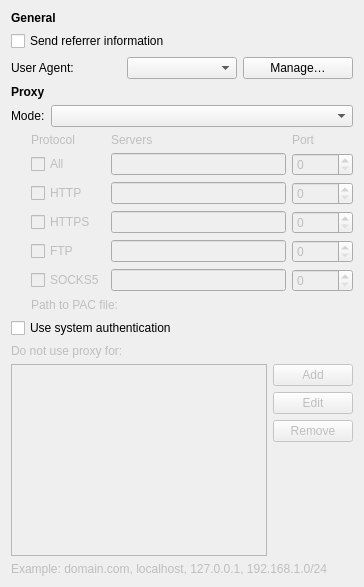
     <widget class="QWidget" name="networkPage">
      <layout class="QVBoxLayout" name="networkPageLayout" stretch="0,0,0,0,0,0,0,0,0">
       <item>
        <widget class="QLabel" name="advancedGeneralHeader">
         <property name="font">
          <font>
           <weight>75</weight>
           <bold>true</bold>
          </font>
         </property>
         <property name="text">
          <string>General</string>
         </property>
        </widget>
       </item>
       <item>
        <widget class="QCheckBox" name="sendReferrerCheckBox">
         <property name="text">
          <string>Send referrer information</string>
         </property>
        </widget>
       </item>
       <item>
        <layout class="QHBoxLayout" name="userAgentLayout">
         <item>
          <widget class="QLabel" name="userAgentLabel">
           <property name="text">
            <string>User Agent:</string>
           </property>
           <property name="buddy">
            <cstring>userAgentComboBox</cstring>
           </property>
          </widget>
         </item>
         <item>
          <widget class="QComboBox" name="userAgentComboBox"/>
         </item>
         <item>
          <widget class="QPushButton" name="userAgentButton">
           <property name="text">
            <string>Manage…</string>
           </property>
          </widget>
         </item>
        </layout>
       </item>
       <item>
        <widget class="QLabel" name="proxyHeader">
         <property name="font">
          <font>
           <weight>75</weight>
           <bold>true</bold>
          </font>
         </property>
         <property name="text">
          <string>Proxy</string>
         </property>
        </widget>
       </item>
       <item>
        <layout class="QFormLayout" name="proxyModeLayout">
         <item row="0" column="0">
          <widget class="QLabel" name="proxyModeLabel">
           <property name="text">
            <string>Mode:</string>
           </property>
           <property name="buddy">
            <cstring>proxyModeComboBox</cstring>
           </property>
          </widget>
         </item>
         <item row="0" column="1">
          <widget class="QComboBox" name="proxyModeComboBox">
           <property name="enabled">
            <bool>true</bool>
           </property>
          </widget>
         </item>
        </layout>
       </item>
       <item>
        <layout class="QHBoxLayout" name="proxyConfigurationLayout">
         <item>
          <spacer name="proxyConfigurationSpacer">
           <property name="orientation">
            <enum>Qt::Horizontal</enum>
           </property>
           <property name="sizeType">
            <enum>QSizePolicy::Fixed</enum>
           </property>
           <property name="sizeHint" stdset="0">
            <size>
             <width>20</width>
             <height>0</height>
            </size>
           </property>
          </spacer>
         </item>
         <item>
          <layout class="QVBoxLayout" name="proxyConfigurationModesLayout">
           <item>
            <widget class="QWidget" name="manualProxyConfigurationWidget" native="true">
             <property name="enabled">
              <bool>false</bool>
             </property>
             <layout class="QGridLayout" name="manualProxyConfigurationLayout">
              <property name="leftMargin">
               <number>0</number>
              </property>
              <property name="topMargin">
               <number>0</number>
              </property>
              <property name="rightMargin">
               <number>0</number>
              </property>
              <property name="bottomMargin">
               <number>0</number>
              </property>
              <item row="2" column="1">
               <widget class="QLineEdit" name="httpProxyServersLineEdit">
                <property name="enabled">
                 <bool>false</bool>
                </property>
               </widget>
              </item>
              <item row="2" column="2">
               <widget class="QSpinBox" name="httpProxyPortSpinBox">
                <property name="enabled">
                 <bool>false</bool>
                </property>
                <property name="maximum">
                 <number>65535</number>
                </property>
               </widget>
              </item>
              <item row="3" column="2">
               <widget class="QSpinBox" name="httpsProxyPortSpinBox">
                <property name="enabled">
                 <bool>false</bool>
                </property>
                <property name="maximum">
                 <number>65535</number>
                </property>
               </widget>
              </item>
              <item row="3" column="1">
               <widget class="QLineEdit" name="httpsProxyServersLineEdit">
                <property name="enabled">
                 <bool>false</bool>
                </property>
               </widget>
              </item>
              <item row="5" column="2">
               <widget class="QSpinBox" name="socksProxyPortSpinBox">
                <property name="enabled">
                 <bool>false</bool>
                </property>
                <property name="maximum">
                 <number>65535</number>
                </property>
               </widget>
              </item>
              <item row="4" column="2">
               <widget class="QSpinBox" name="ftpProxyPortSpinBox">
                <property name="enabled">
                 <bool>false</bool>
                </property>
                <property name="maximum">
                 <number>65535</number>
                </property>
               </widget>
              </item>
              <item row="0" column="2">
               <widget class="QLabel" name="proxyPortLabel">
                <property name="text">
                 <string>Port</string>
                </property>
               </widget>
              </item>
              <item row="0" column="0">
               <widget class="QLabel" name="proxyProtocolabel">
                <property name="text">
                 <string>Protocol</string>
                </property>
               </widget>
              </item>
              <item row="0" column="1">
               <widget class="QLabel" name="proxyServerLabel">
                <property name="text">
                 <string>Servers</string>
                </property>
               </widget>
              </item>
              <item row="4" column="0">
               <widget class="QCheckBox" name="ftpProxyCheckBox">
                <property name="text">
                 <string>FTP</string>
                </property>
               </widget>
              </item>
              <item row="5" column="0">
               <widget class="QCheckBox" name="socksProxyCheckBox">
                <property name="text">
                 <string>SOCKS5</string>
                </property>
               </widget>
              </item>
              <item row="2" column="0">
               <widget class="QCheckBox" name="httpProxyCheckBox">
                <property name="text">
                 <string>HTTP</string>
                </property>
               </widget>
              </item>
              <item row="5" column="1">
               <widget class="QLineEdit" name="socksProxyServersLineEdit">
                <property name="enabled">
                 <bool>false</bool>
                </property>
               </widget>
              </item>
              <item row="3" column="0">
               <widget class="QCheckBox" name="httpsProxyCheckBox">
                <property name="text">
                 <string>HTTPS</string>
                </property>
               </widget>
              </item>
              <item row="4" column="1">
               <widget class="QLineEdit" name="ftpProxyServersLineEdit">
                <property name="enabled">
                 <bool>false</bool>
                </property>
               </widget>
              </item>
              <item row="1" column="0">
               <widget class="QCheckBox" name="allProxyCheckBox">
                <property name="text">
                 <string>All</string>
                </property>
               </widget>
              </item>
              <item row="1" column="1">
               <widget class="QLineEdit" name="allProxyServersLineEdit"/>
              </item>
              <item row="1" column="2">
               <widget class="QSpinBox" name="allProxyPortSpinBox">
                <property name="maximum">
                 <number>65535</number>
                </property>
               </widget>
              </item>
             </layout>
            </widget>
           </item>
           <item>
            <widget class="QWidget" name="automaticProxyConfigurationWidget" native="true">
             <property name="enabled">
              <bool>false</bool>
             </property>
             <layout class="QHBoxLayout" name="automaticProxyConfigurationLayout">
              <property name="leftMargin">
               <number>0</number>
              </property>
              <property name="topMargin">
               <number>0</number>
              </property>
              <property name="rightMargin">
               <number>0</number>
              </property>
              <property name="bottomMargin">
               <number>0</number>
              </property>
              <item>
               <widget class="QLabel" name="automaticProxyConfigurationLabel">
                <property name="text">
                 <string>Path to PAC file:</string>
                </property>
               </widget>
              </item>
              <item>
               <widget class="Otter::FilePathWidget" name="automaticProxyConfigurationFilePathWidget" native="true"/>
              </item>
             </layout>
            </widget>
           </item>
          </layout>
         </item>
        </layout>
       </item>
       <item>
        <widget class="QCheckBox" name="proxySystemAuthentication">
         <property name="text">
          <string>Use system authentication</string>
         </property>
        </widget>
       </item>
       <item>
        <widget class="QWidget" name="proxyExceptionsWidget" native="true">
         <property name="enabled">
          <bool>false</bool>
         </property>
         <layout class="QVBoxLayout" name="proxyExceptionslLayout">
          <property name="leftMargin">
           <number>0</number>
          </property>
          <property name="topMargin">
           <number>0</number>
          </property>
          <property name="rightMargin">
           <number>0</number>
          </property>
          <property name="bottomMargin">
           <number>0</number>
          </property>
          <item>
           <widget class="QLabel" name="proxyExceptionsLabel">
            <property name="text">
             <string>Do not use proxy for:</string>
            </property>
           </widget>
          </item>
          <item>
           <layout class="QHBoxLayout" name="proxyExceptionsHorizontalLayout">
            <item>
             <widget class="Otter::ItemViewWidget" name="proxyExceptionsItemView">
              <property name="headerHidden">
               <bool>true</bool>
              </property>
             </widget>
            </item>
            <item>
             <layout class="QVBoxLayout" name="proxyExceptionsVerticalLayout" stretch="0,0,0,1">
              <item>
               <widget class="QPushButton" name="addProxyExceptionButton">
                <property name="text">
                 <string>Add</string>
                </property>
               </widget>
              </item>
              <item>
               <widget class="QPushButton" name="editProxyExceptionButton">
                <property name="text">
                 <string>Edit</string>
                </property>
               </widget>
              </item>
              <item>
               <widget class="QPushButton" name="removeProxyExceptionButton">
                <property name="text">
                 <string>Remove</string>
                </property>
               </widget>
              </item>
              <item>
               <spacer name="proxyExceptionsSpacer">
                <property name="orientation">
                 <enum>Qt::Vertical</enum>
                </property>
                <property name="sizeHint" stdset="0">
                 <size>
                  <width>20</width>
                  <height>40</height>
                 </size>
                </property>
               </spacer>
              </item>
             </layout>
            </item>
           </layout>
          </item>
          <item>
           <widget class="QLabel" name="proxyExceptionsExampleLabel">
            <property name="text">
             <string>Example: domain.com, localhost, 127.0.0.1, 192.168.1.0/24</string>
            </property>
           </widget>
          </item>
         </layout>
        </widget>
       </item>
       <item>
        <spacer name="networkPageSpacer">
         <property name="orientation">
          <enum>Qt::Vertical</enum>
         </property>
         <property name="sizeHint" stdset="0">
          <size>
           <width>0</width>
           <height>0</height>
          </size>
         </property>
        </spacer>
       </item>
      </layout>
     </widget>
